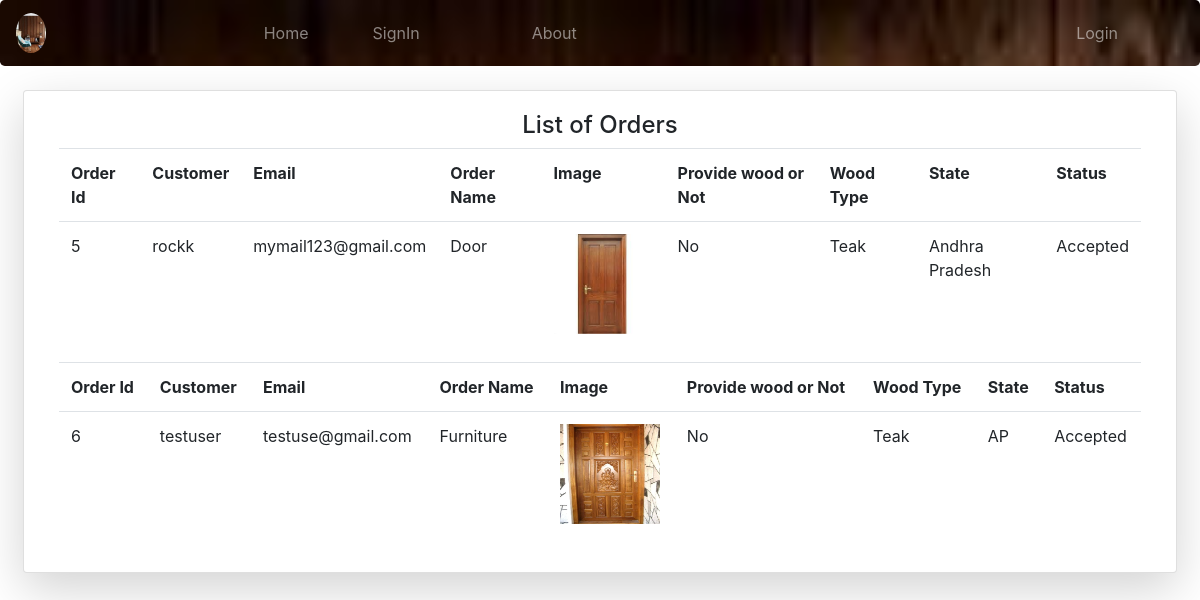
Page /olist/ on the committed database.
### HomeWoods/models.py (models this page shows, shortened)
class Order(models.Model):
	state = models.CharField(max_length=30)
	address =  models.CharField(max_length=100,null=True,blank=True)
	provide_wood = models.CharField(max_length=25)
	wood_type = models.CharField(max_length=25,blank=True)
	furniture_name = models.CharField(max_length=35)
	dimensions = models.CharField(max_length=20)
	img1 = models.ImageField(null=True,blank=True,upload_to='')
	img2 = models.ImageField(null=True,blank=True,upload_to='')
	o_stat = models.CharField(max_length=10,blank=True,default='None')
	cd = models.ForeignKey(User,on_delete=models.CASCADE)
	wood_price = models.DecimalField(max_digits=10,decimal_places=2,blank=True,null=True)
	manfac_price = models.DecimalField(max_digits=10,decimal_places=2,blank=True,null=True)
	m_time = models.DateField(default=None, null=True, blank=True)

class User(AbstractUser):
	c = [
		('0','Guest'),
		('1','Customer'),
		('2','Admin'),
	]
	role_type = models.CharField(max_length=5,choices=c,default='0')
	mob = models.CharField(max_length=10)
	has_order = models.BooleanField(default=False)

### HomeWoods/views.py (the view)
# urls.py: path('olist/', views.orderlist, name="olist"),
def orderlist(request):
	ac = User.objects.filter(role_type='1')
	data1=[]
	for nj in ac:
		ac_object=nj
		ol_object=None
		ol_object=Order.objects.filter(cd_id=nj.id)
		for jn in ol_object:
			ol_object=jn
		data1.append({'olis':ol_object,'cust':ac_object})
	return render(request,'html/orderlist.html',{'data2':data1})

### templates/html/orderlist.html (shortened to what this page needs)
{% extends 'html/base.html' %}
{% block content %}
<div class="container-fluid mt-4">
	<div class="row mx-2">
		<div class="card col-md shadow-lg h-100">
			<div class="card-body">
				<h4 class="text-center bottom-border pd-2" style="border-color: black;">List of Orders</h4>
				{% for j in data2 %}
				{% if j %}
				<table class="table" method="post">
					<tr>
						<th>Order Id</th>
						<th>Customer</th>
					    <th>Email</th>
						<th>Order Name</th>
						<th>Image</th>
						<th>Provide wood or Not</th>
						<th>Wood Type</th>
						<th>State</th>
						<th>Status</th>
					</tr>
					<tr>
						<td>{{j.olis.id}}</td>
						<td>{{j.cust.username}}</td>
						<td>{{j.cust.email}}</td>
						<td>{{j.olis.furniture_name}}</td>
						<td><img src="{{j.olis.img1.url}}" width="100px" height="100px"></td>
						<td>{{j.olis.provide_wood}}</td>
						<td>{{j.olis.wood_type}}</td>
						<td>{{j.olis.state}}</td>
						<td>{{j.olis.o_stat}}</td>
					</tr>
					{% else %}
					<td><p>No Orders Found..</p></td>
					{% endif %}
					{% endfor %}
				</table>
			</div>
		</div>
	</div>
</div>
{% endblock %}

### rows in the picture
Order: olis.id "5", cust.username "rockk", cust.email "mymail123@gmail.com", olis.furniture_name "Door", olis.img1 (picture), olis.provide_wood "No", olis.wood_type "Teak", olis.state "Andhra Pradesh", olis.o_stat "Accepted"
Order: olis.id "6", cust.username "testuser", cust.email "testuse@gmail.com", olis.furniture_name "Furniture", olis.img1 (picture), olis.provide_wood "No", olis.wood_type "Teak", olis.state "AP", olis.o_stat "Accepted"
